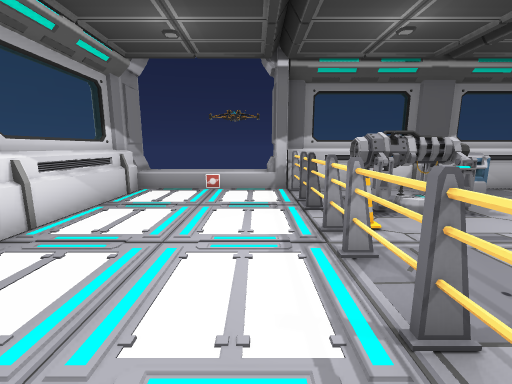
[1] (above)

14 first-person views from a walk through a 3-D level made in the Unity game engine. The camera is 1.4 m above the floor, tilts 10° down and sees 90° across. The floor is counted in squares, 1 m on a side. Each view is taken from the middle of a square. On the plan, view 1 faces up. The plan holds only what a view shows up to about 13 squares ahead; the rest is blank. The place goes on beyond the plan. The player is left out. Some animated figures are not drawn.

[2]
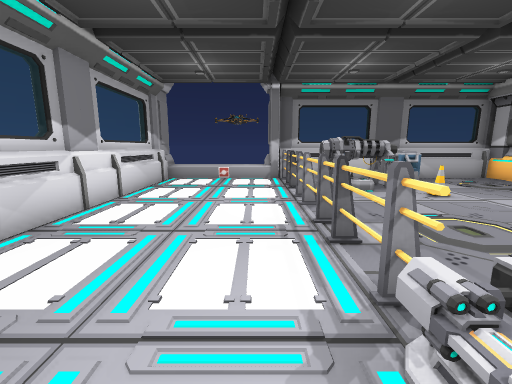

[3]
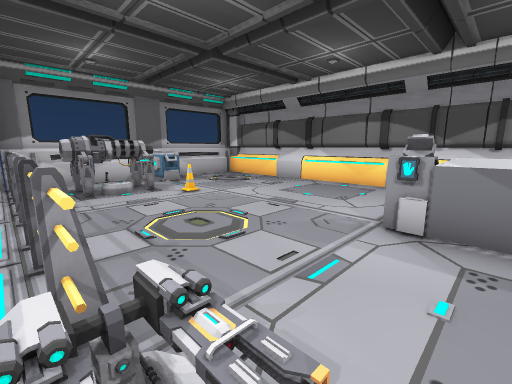

[4]
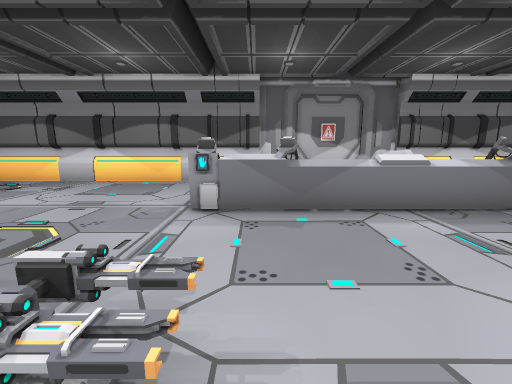

[5]
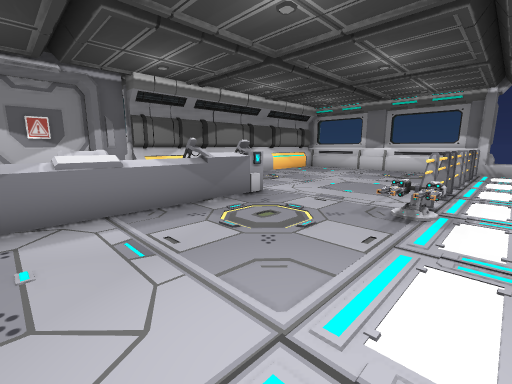

[6]
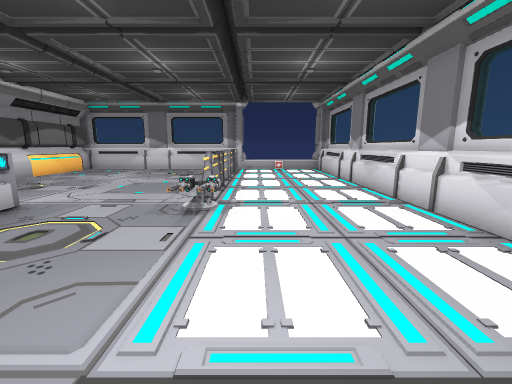

[7]
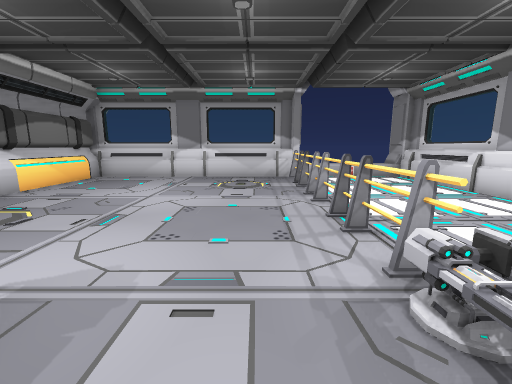

[8]
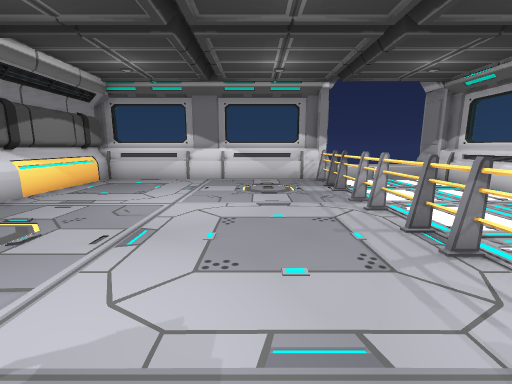

[9]
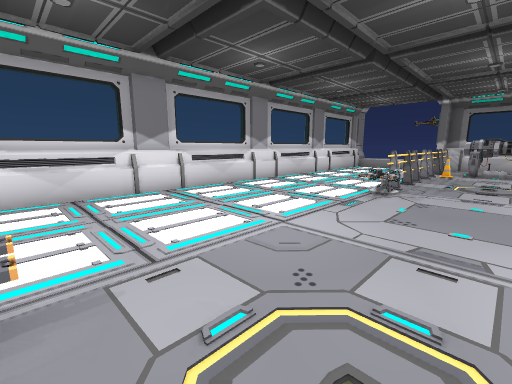

[10]
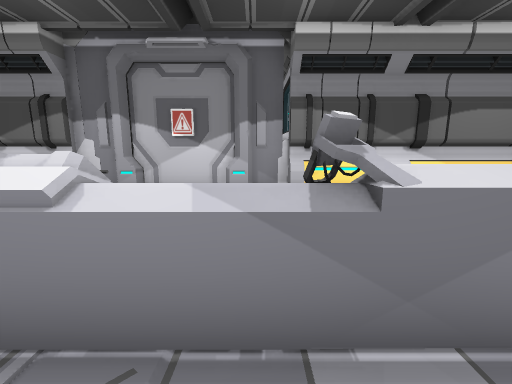

[11]
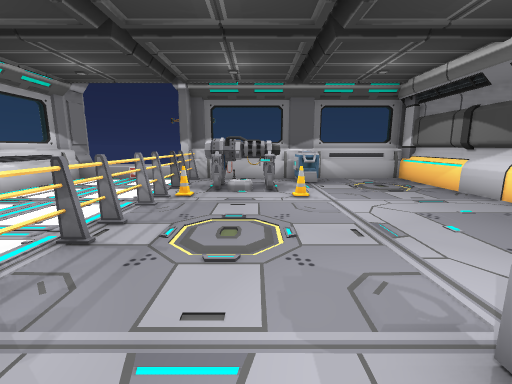

[12]
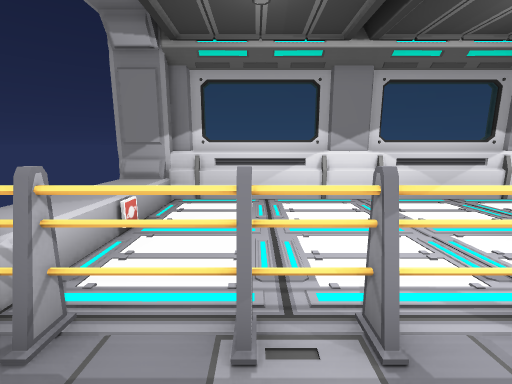

[13]
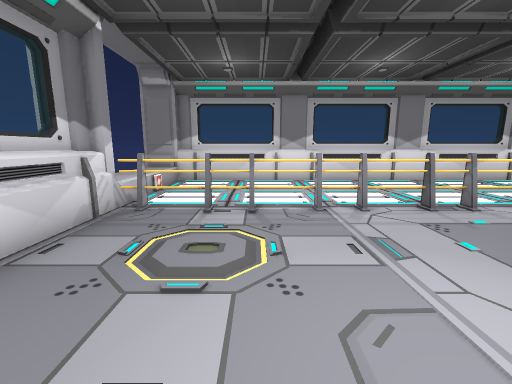

[14]
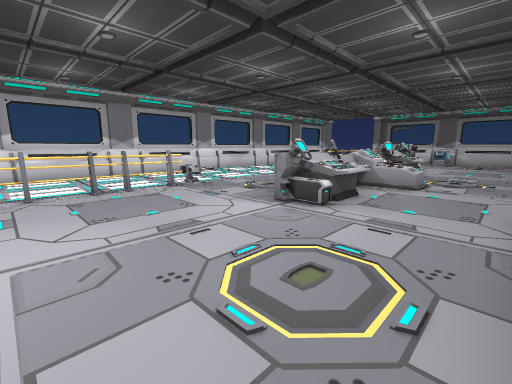

### Floor plan
Key: @ floor where view 1 was taken; # wall or solid block; x gap in a wall; . main floor; : floor 0.5 m higher than the main floor; / step, stairs or slope; = window, fence, low wall or low ledge; ^ raised ledge; C cone; T thing the floor can be seen under or through; O other object.
Columns run from 5 left of view 1 to 11 right of it. Each row starts with its distance up from view 1.
 10  #    #
  9  #::::###########
  8 ##....#....O....#
  7 #^....#....O....#
  6 #^....#.OOO.....#
  5 #^....#..O......#
  4 ##.....C..C.....#
  3 ##....T.........#
  2 #^....T.........#
  1  ^....T.........#
  0  ^...@T.........#
 -1  #....T.........#
 -2 ##....==...O^...#
 -3 #^.........^^...#
 -4 #^.........^x...#
 -5 #^.........=....#
 -6 ##.........^^/..#
 -7 ##.........^=/..#
 -8 #^.........=....#
 -9 #^^^.......^^...#
-10 #^^^..==...^^...#
-11 ##== .T=...O....#
-12 ##^^ .T.........#
-13 #^^^ .T.........#
-14 #^^^ .T.........#
-15 #^^^..T.........#
-16 ##^^..T.........#
-17 ##^^..T.........#
-18 #^^^..T.........#
-19 #^^^..T.........#
-20 #^^^..T.........#
-21 ##^^.TT#..^.....#
-22  #::::###########
-23  ##

Positions as (right, up) in squares from view 1, and headings:
1: (0, 0), facing up
2: (0, -3), facing up
3: (1, -3), facing up-right
4: (0, -3), facing right
5: (0, -5), facing down-right
6: (0, -5), facing down
7: (3, -9), facing down
8: (4, -10), facing down
9: (4, -10), facing up-left
10: (4, -8), facing right
11: (4, -3), facing up
12: (3, -19), facing left
13: (7, -18), facing left
14: (10, -16), facing up-left
